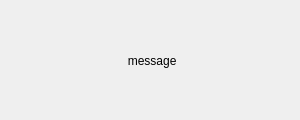
<?xml version="1.0" encoding="UTF-8"?>
<ui version="4.0">
 <class>Form</class>
 <widget class="QWidget" name="Form">
  <property name="geometry">
   <rect>
    <x>0</x>
    <y>0</y>
    <width>300</width>
    <height>120</height>
   </rect>
  </property>
  <property name="windowTitle">
   <string>Form</string>
  </property>
  <widget class="QWidget" name="verticalLayoutWidget">
   <property name="geometry">
    <rect>
     <x>0</x>
     <y>0</y>
     <width>301</width>
     <height>121</height>
    </rect>
   </property>
   <layout class="QVBoxLayout" name="verticalLayout">
    <item>
     <widget class="QLabel" name="lb_small_dialog_message">
      <property name="sizePolicy">
       <sizepolicy hsizetype="Expanding" vsizetype="Expanding">
        <horstretch>0</horstretch>
        <verstretch>0</verstretch>
       </sizepolicy>
      </property>
      <property name="text">
       <string> message</string>
      </property>
      <property name="alignment">
       <set>Qt::AlignCenter</set>
      </property>
     </widget>
    </item>
   </layout>
  </widget>
 </widget>
 <resources/>
 <connections/>
</ui>
